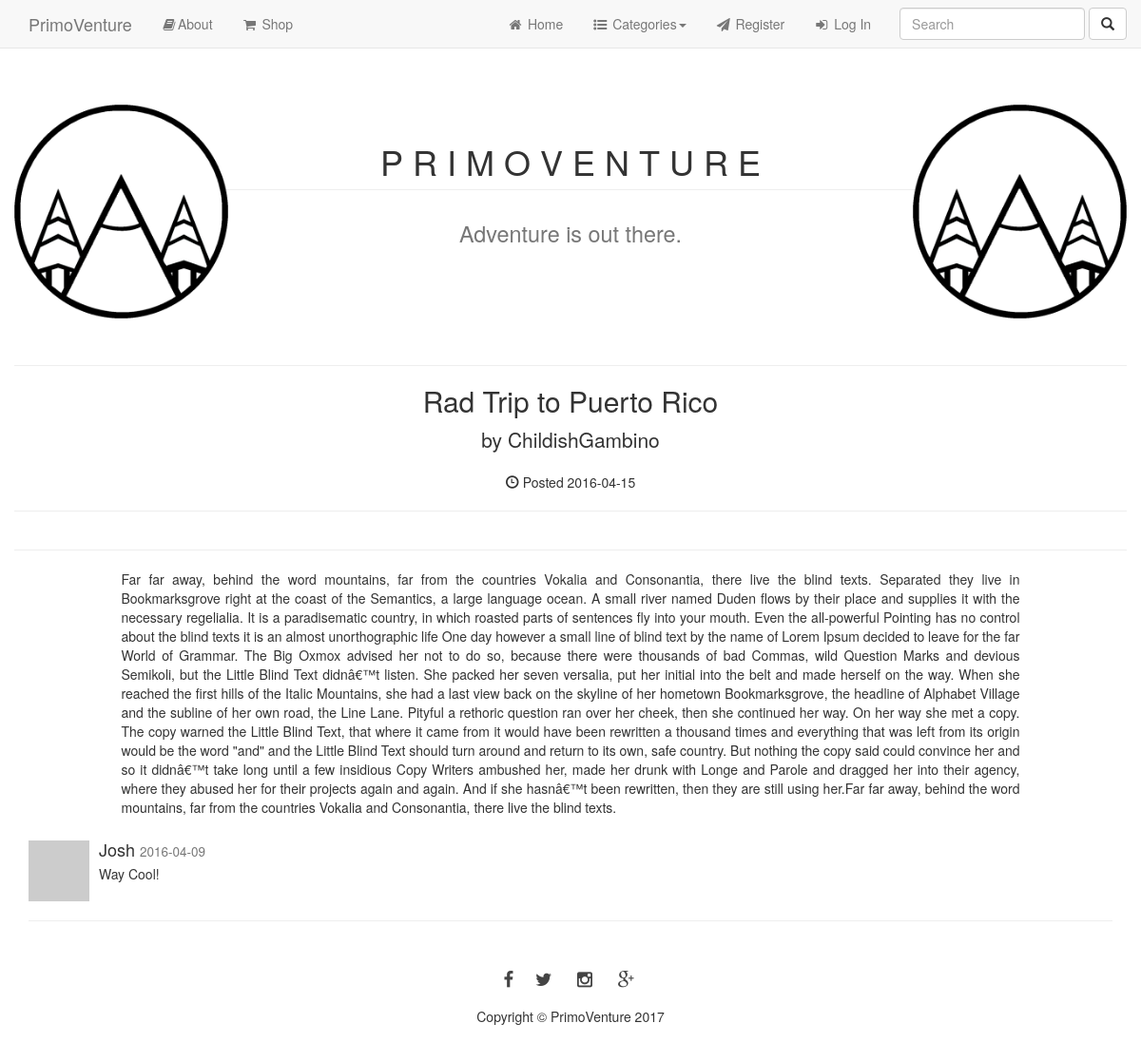
Screenshot of /post.php?p_id=9 with the database file from the repository.
### tables this page shows
CREATE TABLE `posts` (
  `post_id` int(3) NOT NULL,
  `post_category_id` int(3) NOT NULL,
  `post_title` varchar(255) NOT NULL,
  `post_author` varchar(255) NOT NULL,
  `post_date` date NOT NULL,
  `post_image` text NOT NULL,
  `post_content` text NOT NULL,
  `post_tags` varchar(255) NOT NULL,
  `post_comment_count` int(25) NOT NULL,
  `post_status` varchar(255) NOT NULL DEFAULT 'draft'
);

CREATE TABLE `comments` (
  `comment_id` int(3) NOT NULL,
  `comment_post_id` int(3) NOT NULL,
  `comment_author` varchar(255) NOT NULL,
  `comment_image` text NOT NULL,
  `comment_content` text NOT NULL,
  `comment_status` varchar(255) NOT NULL DEFAULT 'approved',
  `comment_date` date NOT NULL
);

### post.php (the view, shortened to what this page needs)
<?php include "includes/header.php"; ?>
    <?php include "includes/navigation.php"; ?>
    <div class="container">
        <div class="row">
            <br><br>
            <img src="img/primoventureLogoB&W.png" alt="" width="225" class="image-responsive" style="float:left">
            <img src="img/primoventureLogoB&W.png" alt="" width="225" class="image-responsive" style="float:right">
            <h1 class="page-header text-center">P R I M O V E N T U R E</h1>
            <div class="text-center"><h1><small> Adventure is out there.</small></h1></div>
            <div class="page-header"></div>
            <div class="col text-center">
               <?php
                    if(isset($_GET['p_id'])){
                        $the_post_id = $_GET['p_id'];
                    }
                    $query = "SELECT * FROM posts WHERE post_id = $the_post_id";
                    $select_all_posts_query = mysqli_query($connection, $query);
                    while($row = mysqli_fetch_assoc($select_all_posts_query)){
                        $post_title = $row['post_title'];
                        $post_author = $row['post_author'];
                        $post_date = $row['post_date'];
                        $post_content = $row['post_content'];
                        ?>
                            <h2><?php echo $post_title; ?></h2>
                            <p class="lead">
                                by <?php echo $post_author; ?>
                            </p>
                            <p><span class="glyphicon glyphicon-time"></span> Posted <?php echo $post_date; ?></p>
                            <hr>
                            <hr>
                            <div class="col-md-10 col-md-offset-1">
                                <span class="text-justify"><p><?php echo $post_content; ?></p></span>
                            </div><br>
                   <?php } ?>
            </div>
        </div>
        <?php
            $query = "SELECT * FROM comments WHERE comment_post_id = {$the_post_id} ";
            $query .= "AND comment_status = 'approved' ";
            $query .= "ORDER BY comment_id DESC ";
            $select_comment_query = mysqli_query($connection, $query);
            while($row = mysqli_fetch_assoc($select_comment_query)){
                $comment_date = $row['comment_date'];
                $comment_content = $row['comment_content'];
                $comment_author = $row['comment_author'];
        ?>
            <div class="media col">
                <a class="pull-left" href="#">
                    <img class="media-object" src="http://placehold.it/64x64" alt="">
                </a>
                <div class="media-body">
                    <h4 class="media-heading"><?php echo $comment_author; ?>
                        <small><?php echo $comment_date; ?></small>
                    </h4>
                    <?php echo $comment_content; ?>
                </div>
            </div>
        <?php } ?>
    <hr>
<?php include "includes/footer.php"; ?>

### css/blog-home.css (style rules this page uses)
body { padding-top: 70px; }

### rows the page displays
posts: post_title "Rad Trip to Puerto Rico", post_author "ChildishGambino", post_date "2016-04-15", post_content "Far far away, behind the word mountains, far from the countries Vokalia and Consonantia, there live the blind texts. Separated they live in Bookmarksgrove right at the coast of the Semantics, a large language ocean. A small river named Duden flows by their place and supplies it with the necessary regelialia. It is a paradisematic country, in which roasted parts of sentences fly into your mouth. Even the all-powerful Pointing has no control about the blind texts it is an almost unorthographic life One day however a small line of blind text by the name of Lorem Ipsum decided to leave for the far World of Grammar. The Big Oxmox advised her not to do so, because there were thousands of bad…"
comments: comment_author "Josh", comment_date "2016-04-09", comment_content "Way Cool!"
